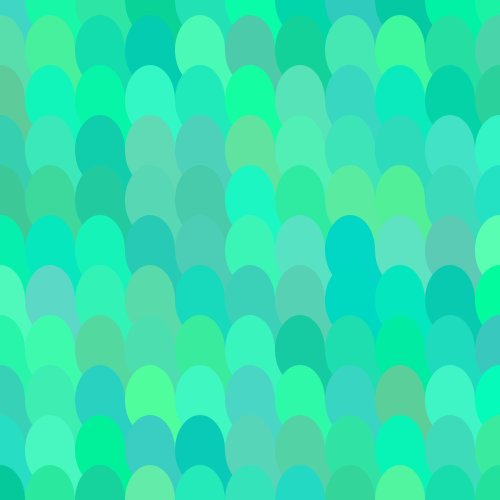
Frame 1 (no input)
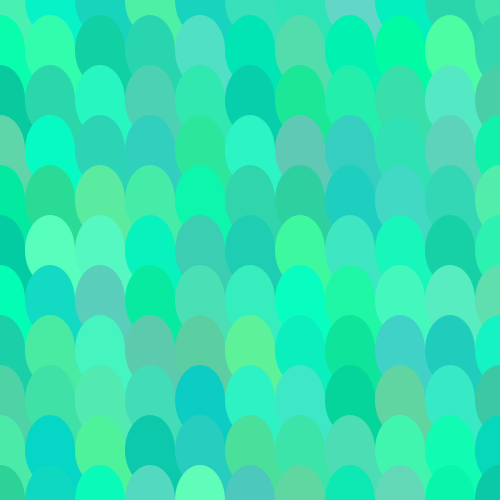
Frame 2 (the mouse pressed at the canvas centre, redrawn once)

The Processing sketch that drew these frames (run headless with seeded random() and noise(); the mouse was pressed at the canvas centre and the sketch redrawn once):

// Processing sketch: Bucle_tarea
// ── Bucle_tarea.pde
int incremento = 50;

void setup() {
  size(500, 500);
  background(255);
  noLoop();
}

void draw() {
  //y += incremento
  //y = y + incremento
  //for loop
  //variable, condicion, incremento
  for (int y = 0; y <= height; y += incremento) {
    for (int x = 0; x <= width; x += incremento) {
      noStroke();
      fill(150, 200, 30);
      fill(random(0,100), random(200, 255), random(150, 200)); //RGB
      rect(x, y, incremento, incremento);
      ellipse (x, y, 50, 70);
    }
  }
}
